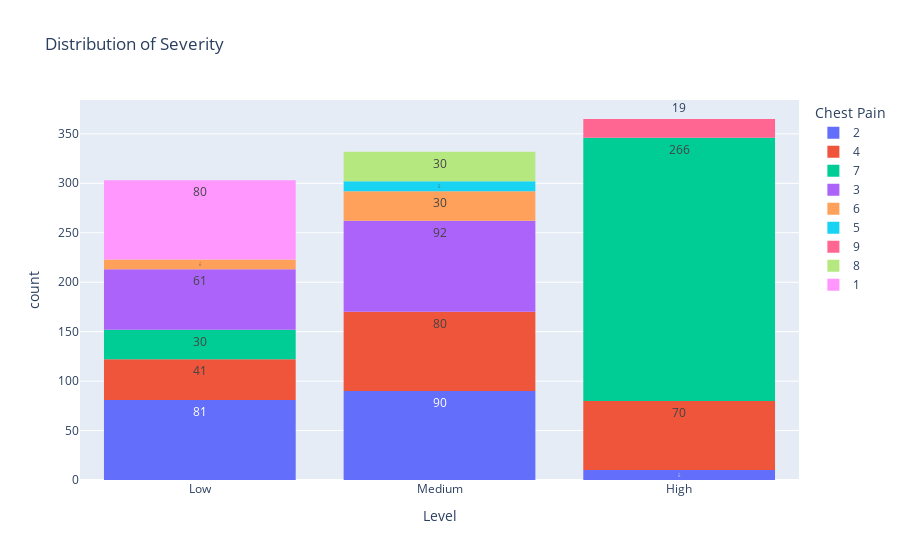

Notebook cell for this chart:
### Code cell
#Chest Pain
fig = px.histogram(lung, x = 'Level', color = 'Chest Pain', nbins = 10, title = 'Distribution of Severity', text_auto = True)
fig.show()

### Figure 1 — Plotly figure (JSON) as saved in the notebook; plotly's stock layout.template omitted (floating-point values rounded to 4 significant figures; data arrays with more than 128 entries replaced by an {"elided": "..."} marker saying what was removed)
{"data": [{"alignmentgroup": "True", "bingroup": "x", "hovertemplate": "Chest Pain=2<br>Level=%{x}<br>count=%{y}<extra></extra>", "legendgroup": "2", "marker": {"color": "#636efa", "pattern": {"shape": ""}}, "name": "2", "nbinsx": 10, "offsetgroup": "2", "orientation": "v", "showlegend": true, "texttemplate": "%{value}", "type": "histogram", "x": {"elided": "181 str values"}, "xaxis": "x", "yaxis": "y"}, {"alignmentgroup": "True", "bingroup": "x", "hovertemplate": "Chest Pain=4<br>Level=%{x}<br>count=%{y}<extra></extra>", "legendgroup": "4", "marker": {"color": "#EF553B", "pattern": {"shape": ""}}, "name": "4", "nbinsx": 10, "offsetgroup": "4", "orientation": "v", "showlegend": true, "texttemplate": "%{value}", "type": "histogram", "x": {"elided": "191 str values"}, "xaxis": "x", "yaxis": "y"}, {"alignmentgroup": "True", "bingroup": "x", "hovertemplate": "Chest Pain=7<br>Level=%{x}<br>count=%{y}<extra></extra>", "legendgroup": "7", "marker": {"color": "#00cc96", "pattern": {"shape": ""}}, "name": "7", "nbinsx": 10, "offsetgroup": "7", "orientation": "v", "showlegend": true, "texttemplate": "%{value}", "type": "histogram", "x": {"elided": "296 str values"}, "xaxis": "x", "yaxis": "y"}, {"alignmentgroup": "True", "bingroup": "x", "hovertemplate": "Chest Pain=3<br>Level=%{x}<br>count=%{y}<extra></extra>", "legendgroup": "3", "marker": {"color": "#ab63fa", "pattern": {"shape": ""}}, "name": "3", "nbinsx": 10, "offsetgroup": "3", "orientation": "v", "showlegend": true, "texttemplate": "%{value}", "type": "histogram", "x": {"elided": "153 str values"}, "xaxis": "x", "yaxis": "y"}, {"alignmentgroup": "True", "bingroup": "x", "hovertemplate": "Chest Pain=6<br>Level=%{x}<br>count=%{y}<extra></extra>", "legendgroup": "6", "marker": {"color": "#FFA15A", "pattern": {"shape": ""}}, "name": "6", "nbinsx": 10, "offsetgroup": "6", "orientation": "v", "showlegend": true, "texttemplate": "%{value}", "type": "histogram", "x": ["Medium", "Medium", "Medium", "Medium", "Low", "Medium", "Medium", "Medium", "Low", "Medium", "Medium", "Medium", "Medium", "Low", "Low", "Medium", "Medium", "Medium", "Low", "Medium", "Medium", "Medium", "Low", "Medium", "Medium", "Medium", "Low", "Medium", "Medium", "Medium", "Medium", "Low", "Medium", "Medium", "Medium", "Low", "Medium", "Medium", "Medium", "Low"], "xaxis": "x", "yaxis": "y"}, {"alignmentgroup": "True", "bingroup": "x", "hovertemplate": "Chest Pain=5<br>Level=%{x}<br>count=%{y}<extra></extra>", "legendgroup": "5", "marker": {"color": "#19d3f3", "pattern": {"shape": ""}}, "name": "5", "nbinsx": 10, "offsetgroup": "5", "orientation": "v", "showlegend": true, "texttemplate": "%{value}", "type": "histogram", "x": ["Medium", "Medium", "Medium", "Medium", "Medium", "Medium", "Medium", "Medium", "Medium", "Medium"], "xaxis": "x", "yaxis": "y"}, {"alignmentgroup": "True", "bingroup": "x", "hovertemplate": "Chest Pain=9<br>Level=%{x}<br>count=%{y}<extra></extra>", "legendgroup": "9", "marker": {"color": "#FF6692", "pattern": {"shape": ""}}, "name": "9", "nbinsx": 10, "offsetgroup": "9", "orientation": "v", "showlegend": true, "texttemplate": "%{value}", "type": "histogram", "x": ["High", "High", "High", "High", "High", "High", "High", "High", "High", "High", "High", "High", "High", "High", "High", "High", "High", "High", "High"], "xaxis": "x", "yaxis": "y"}, {"alignmentgroup": "True", "bingroup": "x", "hovertemplate": "Chest Pain=8<br>Level=%{x}<br>count=%{y}<extra></extra>", "legendgroup": "8", "marker": {"color": "#B6E880", "pattern": {"shape": ""}}, "name": "8", "nbinsx": 10, "offsetgroup": "8", "orientation": "v", "showlegend": true, "texttemplate": "%{value}", "type": "histogram", "x": ["Medium", "Medium", "Medium", "Medium", "Medium", "Medium", "Medium", "Medium", "Medium", "Medium", "Medium", "Medium", "Medium", "Medium", "Medium", "Medium", "Medium", "Medium", "Medium", "Medium", "Medium", "Medium", "Medium", "Medium", "Medium", "Medium", "Medium", "Medium", "Medium", "Medium"], "xaxis": "x", "yaxis": "y"}, {"alignmentgroup": "True", "bingroup": "x", "hovertemplate": "Chest Pain=1<br>Level=%{x}<br>count=%{y}<extra></extra>", "legendgroup": "1", "marker": {"color": "#FF97FF", "pattern": {"shape": ""}}, "name": "1", "nbinsx": 10, "offsetgroup": "1", "orientation": "v", "showlegend": true, "texttemplate": "%{value}", "type": "histogram", "x": ["Low", "Low", "Low", "Low", "Low", "Low", "Low", "Low", "Low", "Low", "Low", "Low", "Low", "Low", "Low", "Low", "Low", "Low", "Low", "Low", "Low", "Low", "Low", "Low", "Low", "Low", "Low", "Low", "Low", "Low", "Low", "Low", "Low", "Low", "Low", "Low", "Low", "Low", "Low", "Low", "Low", "Low", "Low", "Low", "Low", "Low", "Low", "Low", "Low", "Low", "Low", "Low", "Low", "Low", "Low", "Low", "Low", "Low", "Low", "Low", "Low", "Low", "Low", "Low", "Low", "Low", "Low", "Low", "Low", "Low", "Low", "Low", "Low", "Low", "Low", "Low", "Low", "Low", "Low", "Low"], "xaxis": "x", "yaxis": "y"}], "layout": {"barmode": "relative", "legend": {"title": {"text": "Chest Pain"}, "tracegroupgap": 0}, "title": {"text": "Distribution of Severity"}, "xaxis": {"anchor": "y", "domain": [0, 1], "title": {"text": "Level"}}, "yaxis": {"anchor": "x", "domain": [0, 1], "title": {"text": "count"}}}}
